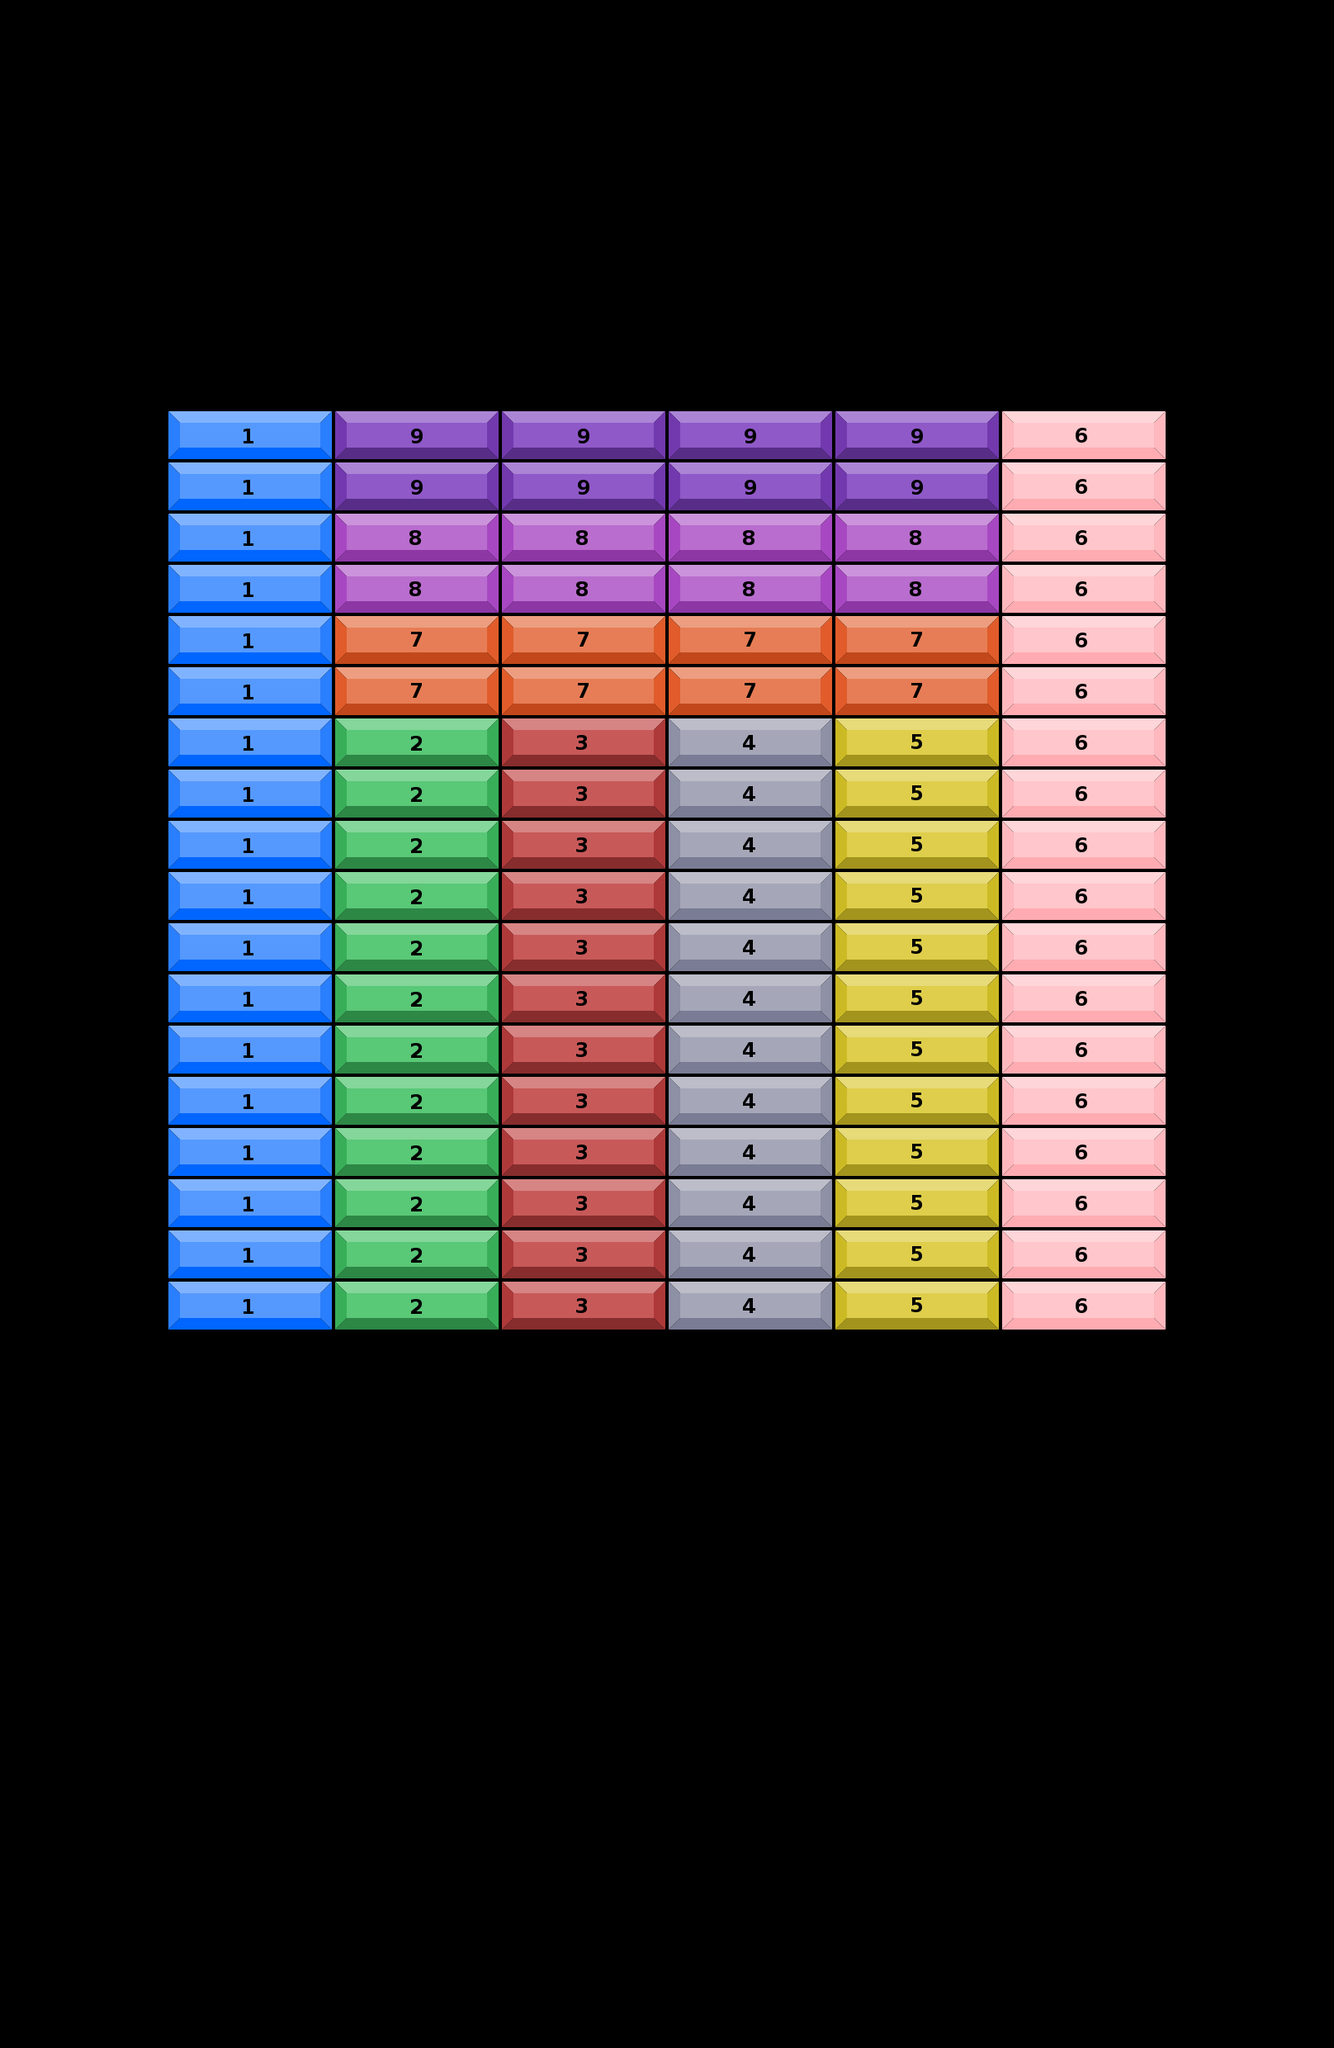

Rendered tile map (Tiled .tmx) drawn with the repository's tilesets; below, a short description and the full map source, tile grids included:
An orthogonal 8x40 tile map with 202x62 px tiles, 2 tile layers (obstacles layer, grids layer).

<map version="1.5" tiledversion="1.7.2" orientation="orthogonal" renderorder="left-up" compressionlevel="0" width="8" height="40" tilewidth="202" tileheight="62" infinite="0" nextlayerid="6" nextobjectid="9">
 <tileset firstgid="1" source="bricks.tsx" />
 <layer id="4" name="obstacles layer" width="8" height="40">
  <data encoding="csv">
0,0,0,0,0,0,0,0,
0,0,0,0,0,0,0,0,
0,0,0,0,0,0,0,0,
0,0,0,0,0,0,0,0,
0,0,0,0,0,0,0,0,
0,0,0,0,0,0,0,0,
0,0,0,0,0,0,0,0,
0,0,0,0,0,0,0,0,
0,0,0,0,0,0,0,0,
0,0,0,0,0,0,0,0,
0,0,0,0,0,0,0,0,
0,0,0,0,0,0,0,0,
0,0,0,0,0,0,0,0,
0,0,0,0,0,0,0,0,
0,0,0,0,0,0,0,0,
0,0,0,0,0,0,0,0,
0,0,0,0,0,0,0,0,
0,0,0,0,0,0,0,0,
0,0,0,0,0,0,0,0,
0,0,0,0,0,0,0,0,
0,0,0,0,0,0,0,0,
0,0,0,0,0,0,0,0,
0,0,0,0,0,0,0,0,
0,0,0,0,0,0,0,0,
0,0,0,0,0,0,0,0,
0,0,0,0,0,0,0,0,
0,0,0,0,0,0,0,0,
0,0,0,0,0,0,0,0,
0,0,0,0,0,0,0,0,
0,0,0,0,0,0,0,0,
0,0,0,0,0,0,0,0,
0,0,0,0,0,0,0,0,
0,0,0,0,0,0,0,0,
0,0,0,0,0,0,0,0,
0,0,0,0,0,0,0,0,
0,0,0,0,0,0,0,0,
0,0,0,0,0,0,0,0,
0,0,0,0,0,0,0,0,
0,0,0,0,0,0,0,0,
0,0,0,0,0,0,0,0
</data>
 </layer>
 <layer id="1" name="grids layer" width="8" height="40">
  <data encoding="csv">
0,0,0,0,0,0,0,0,
0,0,0,0,0,0,0,0,
0,0,0,0,0,0,0,0,
0,0,0,0,0,0,0,0,
0,0,0,0,0,0,0,0,
0,0,0,0,0,0,0,0,
0,0,0,0,0,0,0,0,
0,0,0,0,0,0,0,0,
0,1,9,9,9,9,6,0,
0,1,9,9,9,9,6,0,
0,1,8,8,8,8,6,0,
0,1,8,8,8,8,6,0,
0,1,7,7,7,7,6,0,
0,1,7,7,7,7,6,0,
0,1,2,3,4,5,6,0,
0,1,2,3,4,5,6,0,
0,1,2,3,4,5,6,0,
0,1,2,3,4,5,6,0,
0,1,2,3,4,5,6,0,
0,1,2,3,4,5,6,0,
0,1,2,3,4,5,6,0,
0,1,2,3,4,5,6,0,
0,1,2,3,4,5,6,0,
0,1,2,3,4,5,6,0,
0,1,2,3,4,5,6,0,
0,1,2,3,4,5,6,0,
0,0,0,0,0,0,0,0,
0,0,0,0,0,0,0,0,
0,0,0,0,0,0,0,0,
0,0,0,0,0,0,0,0,
0,0,0,0,0,0,0,0,
0,0,0,0,0,0,0,0,
0,0,0,0,0,0,0,0,
0,0,0,0,0,0,0,0,
0,0,0,0,0,0,0,0,
0,0,0,0,0,0,0,0,
0,0,0,0,0,0,0,0,
0,0,0,0,0,0,0,0,
0,0,0,0,0,0,0,0,
0,0,0,0,0,0,0,0
</data>
 </layer>
 <objectgroup id="5" name="collision" />
</map>
